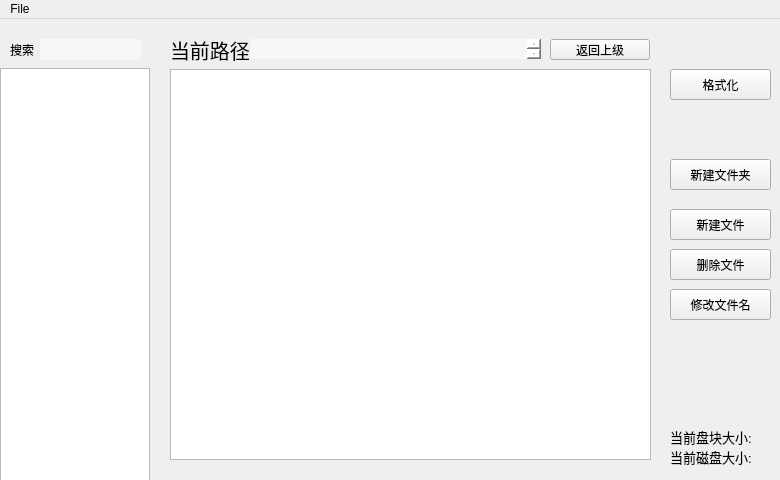
<?xml version="1.0" encoding="UTF-8"?>
<ui version="4.0">
 <class>MainWindow</class>
 <widget class="QMainWindow" name="MainWindow">
  <property name="geometry">
   <rect>
    <x>0</x>
    <y>0</y>
    <width>780</width>
    <height>480</height>
   </rect>
  </property>
  <property name="windowTitle">
   <string>MainWindow</string>
  </property>
  <widget class="QWidget" name="centralwidget">
   <widget class="QTreeView" name="treeView">
    <property name="geometry">
     <rect>
      <x>0</x>
      <y>49</y>
      <width>150</width>
      <height>431</height>
     </rect>
    </property>
    <property name="styleSheet">
     <string notr="true"/>
    </property>
    <attribute name="headerCascadingSectionResizes">
     <bool>false</bool>
    </attribute>
   </widget>
   <widget class="QLabel" name="label">
    <property name="geometry">
     <rect>
      <x>170</x>
      <y>0</y>
      <width>121</width>
      <height>61</height>
     </rect>
    </property>
    <property name="font">
     <font>
      <pointsize>15</pointsize>
     </font>
    </property>
    <property name="text">
     <string>当前路径</string>
    </property>
   </widget>
   <widget class="QTextBrowser" name="textBrowser">
    <property name="geometry">
     <rect>
      <x>250</x>
      <y>20</y>
      <width>291</width>
      <height>20</height>
     </rect>
    </property>
    <property name="font">
     <font>
      <pointsize>8</pointsize>
     </font>
    </property>
    <property name="styleSheet">
     <string notr="true">background-color: rgba(255, 255, 255, 133);
border-radius: 2px 4px;</string>
    </property>
   </widget>
   <widget class="QPushButton" name="btn_formatting">
    <property name="geometry">
     <rect>
      <x>670</x>
      <y>50</y>
      <width>101</width>
      <height>31</height>
     </rect>
    </property>
    <property name="styleSheet">
     <string notr="true"/>
    </property>
    <property name="text">
     <string>格式化</string>
    </property>
    <property name="checkable">
     <bool>false</bool>
    </property>
   </widget>
   <widget class="QPushButton" name="btn_newFolder">
    <property name="geometry">
     <rect>
      <x>670</x>
      <y>140</y>
      <width>101</width>
      <height>31</height>
     </rect>
    </property>
    <property name="styleSheet">
     <string notr="true"/>
    </property>
    <property name="text">
     <string>新建文件夹</string>
    </property>
    <property name="checkable">
     <bool>false</bool>
    </property>
   </widget>
   <widget class="QPushButton" name="btn_newFile">
    <property name="geometry">
     <rect>
      <x>670</x>
      <y>190</y>
      <width>101</width>
      <height>31</height>
     </rect>
    </property>
    <property name="styleSheet">
     <string notr="true"/>
    </property>
    <property name="text">
     <string>新建文件</string>
    </property>
    <property name="checkable">
     <bool>false</bool>
    </property>
   </widget>
   <widget class="QLabel" name="lbl_blockSize">
    <property name="geometry">
     <rect>
      <x>670</x>
      <y>410</y>
      <width>91</width>
      <height>16</height>
     </rect>
    </property>
    <property name="font">
     <font>
      <pointsize>10</pointsize>
     </font>
    </property>
    <property name="text">
     <string>当前盘块大小:</string>
    </property>
   </widget>
   <widget class="QLabel" name="lbl_diskSize">
    <property name="geometry">
     <rect>
      <x>670</x>
      <y>430</y>
      <width>91</width>
      <height>16</height>
     </rect>
    </property>
    <property name="font">
     <font>
      <pointsize>10</pointsize>
     </font>
    </property>
    <property name="text">
     <string>当前磁盘大小:</string>
    </property>
   </widget>
   <widget class="QTableWidget" name="tableWidget">
    <property name="geometry">
     <rect>
      <x>170</x>
      <y>50</y>
      <width>481</width>
      <height>391</height>
     </rect>
    </property>
    <property name="styleSheet">
     <string notr="true"/>
    </property>
    <property name="editTriggers">
     <set>QAbstractItemView::NoEditTriggers</set>
    </property>
   </widget>
   <widget class="QLabel" name="label_2">
    <property name="geometry">
     <rect>
      <x>10</x>
      <y>15</y>
      <width>58</width>
      <height>31</height>
     </rect>
    </property>
    <property name="text">
     <string>搜索</string>
    </property>
   </widget>
   <widget class="QPushButton" name="btn_back">
    <property name="geometry">
     <rect>
      <x>550</x>
      <y>20</y>
      <width>100</width>
      <height>21</height>
     </rect>
    </property>
    <property name="text">
     <string>返回上级</string>
    </property>
   </widget>
   <widget class="QPushButton" name="btn_delFile">
    <property name="geometry">
     <rect>
      <x>670</x>
      <y>230</y>
      <width>101</width>
      <height>31</height>
     </rect>
    </property>
    <property name="styleSheet">
     <string notr="true"/>
    </property>
    <property name="text">
     <string>删除文件</string>
    </property>
    <property name="checkable">
     <bool>false</bool>
    </property>
   </widget>
   <widget class="QPushButton" name="btn_changeName">
    <property name="geometry">
     <rect>
      <x>670</x>
      <y>270</y>
      <width>101</width>
      <height>31</height>
     </rect>
    </property>
    <property name="styleSheet">
     <string notr="true"/>
    </property>
    <property name="text">
     <string>修改文件名</string>
    </property>
    <property name="checkable">
     <bool>false</bool>
    </property>
   </widget>
   <widget class="QLineEdit" name="search_text">
    <property name="geometry">
     <rect>
      <x>40</x>
      <y>20</y>
      <width>101</width>
      <height>21</height>
     </rect>
    </property>
    <property name="styleSheet">
     <string notr="true">background-color: rgba(255, 255, 255, 133);
border-radius: 2px 4px;</string>
    </property>
   </widget>
  </widget>
  <widget class="QMenuBar" name="menubar">
   <property name="geometry">
    <rect>
     <x>0</x>
     <y>0</y>
     <width>780</width>
     <height>22</height>
    </rect>
   </property>
   <widget class="QMenu" name="menuFile">
    <property name="title">
     <string>File</string>
    </property>
   </widget>
   <addaction name="menuFile"/>
  </widget>
 </widget>
 <resources/>
 <connections/>
</ui>
